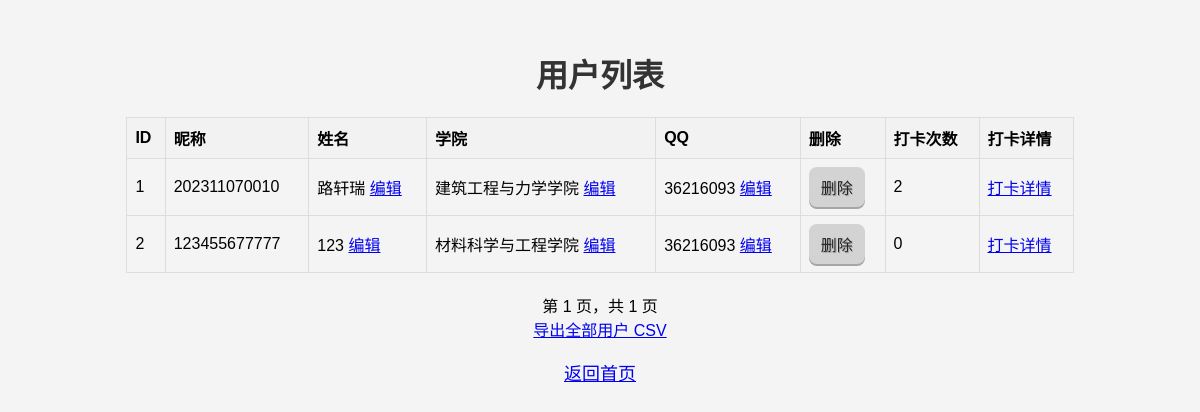
The app's page /admin/users (signed in) with its own data.
### app.py (models this page shows)
class User(db.Model, UserMixin):
    id = db.Column(db.Integer, primary_key=True)
    username = db.Column(db.String(20), unique=True, nullable=False)  # 学号，最多12字符
    name = db.Column(db.String(20), nullable=False)  # 姓名
    password = db.Column(db.String(60), nullable=False)
    Departments = db.Column(db.String(13), nullable=False)  # 学院
    QQ = db.Column(db.String(14), nullable=False)
    is_admin = db.Column(db.Boolean, default=False, nullable=False)

### app.py (the view, shortened to what this page needs)
@app.route('/admin/users')
@login_required
def list_users():
    if not current_user.is_admin:
        flash('您没有权限访问此页面。', 'danger')
        return redirect(url_for('dashboard'))
    page = request.args.get('page', 1, type=int)
    per_page = 20
    pagination = User.query.paginate(page=page, per_page=per_page, error_out=False)
    users = pagination.items
    usernames = [user.username for user in users]
    count_data = db.session.query(
        CheckInRecord.user_id,
        func.count(CheckInRecord.id)
    ).filter(CheckInRecord.user_id.in_(usernames)) \
     .group_by(CheckInRecord.user_id).all()
    checkin_counts = {user_id: count for user_id, count in count_data}
    return render_template('usersTable.html', users=users, pagination=pagination, checkin_counts=checkin_counts)

### app.py (called while the page is built)
@login_manager.user_loader
def load_user(user_id):
    return User.query.get(int(user_id))

### templates/usersTable.html (shortened to what this page needs)
<!DOCTYPE html>
<html lang="zh-CN">
<head>
    <link rel="stylesheet" href="{{ url_for('static', filename='style.css') }}">
</head>
<body>
    <h1>用户列表</h1>
    <table>
        <thead>
            <tr>
                <th>ID</th>
                <th>昵称</th>
                <th>姓名</th>
                <th>学院</th>
                <th>QQ</th>
                <th>删除</th>
                <th>打卡次数</th>
                <th>打卡详情</th>
            </tr>
        </thead>
        <tbody>
            {% for user in users %}
            <tr>
                <td>{{ user.id }}</td>
                <td>{{ user.username }}</td>
                <td>
                    {{ user.name }}
                    <a href="{{ url_for('edit_user_field', user_id=user.id, field='Name') }}">编辑</a>
                </td>
                <td>
                    {{ user.Departments }}
                    <a href="{{ url_for('edit_user_field', user_id=user.id, field='Dep') }}">编辑</a>
                </td>
                <td>
                    {{ user.QQ }}
                    <a href="{{ url_for('edit_user_field', user_id=user.id, field='QQ') }}">编辑</a>
                </td>
                <td>
                    <form action="{{ url_for('delete_user', user_id=user.id) }}" method="post" style="display:inline;" onsubmit="return confirm('确定删除该用户？');">
                        <button type="submit">删除</button>
                    </form>
                </td>
                <td> {{ checkin_counts.get(user.username, 0) }} </td>
                <td><a href="{{ url_for('user_checkin_records', username=user.username) }}">打卡详情</a>
                </td>
            </tr>
            {% endfor %}
        </tbody>
    </table>
      <div class="pagination">
        <span>第 {{ pagination.page }} 页，共 {{ pagination.pages }} 页</span>
      </div>
      <a href="{{ url_for('list_users', export='csv') }}">导出全部用户 CSV</a>
    <p><a href="{{ url_for('dashboard') }}">返回首页</a></p>
</body>
</html>

### static/style.css (style rules this page uses)
body { font-family: Arial, sans-serif; background-color: #f4f4f4; text-align: center; margin-top: 50px; }
button { box-shadow: 0px 2px #a6a6a6; padding: 8px 12px; background-color: lightgrey; color: #222; text-shadow: 1px 1px #acacac; border: none; border-radius: 8px; cursor: pointer; font-size: 16px; }
h1, h2, h3, h4 { color: #333; }
p { font-size: 16px; }
@media (min-width: 1025px) { body { margin-top: 50px; } }
@media (min-width: 1025px) { .custom-button, button { padding: 8px 12px; font-size: 16px; } }
@media (min-width: 1025px) { h1 { font-size: 32px; } }
@media (min-width: 1025px) { p { font-size: 18px; } }
table { border-collapse: collapse; width: 80%; margin: 20px auto; }
th, td { border: 1px solid #ddd; padding: 8px; text-align: left; }
th { background-color: #f2f2f2; }

### records on screen
User: id "1", username "202311070010", name "路轩瑞", Departments "建筑工程与力学学院", QQ "36216093", get "2"
User: id "2", username "123455677777", name "123", Departments "材料科学与工程学院", QQ "36216093", get "0"

### other values on screen
{{ pagination.page }} "1"
{{ pagination.pages }} "1"
